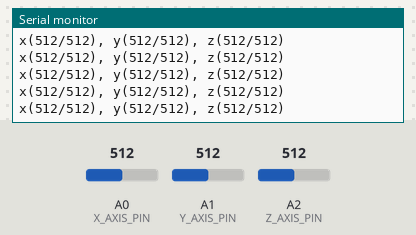
A sketch run on a simulated Arduino Uno, built with avr-gcc and run on an emulated ATmega328P. On the bench: the last lines printed to the serial monitor. The test bench sets the inputs (shaded band); at power-on: A0 (X_AXIS_PIN) = 512, A1 (Y_AXIS_PIN) = 512, A2 (Z_AXIS_PIN) = 512.

Above: at 1.2 s.
1.3 s: A0 (X_AXIS_PIN) set to 990
At 2.3 s:
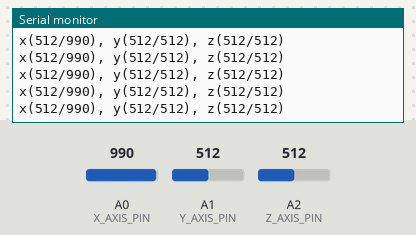
4.3 s: A0 (X_AXIS_PIN) set to 1017
At 5.4 s:
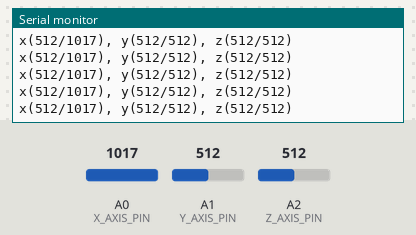
5.8 s: A1 (Y_AXIS_PIN) set to 107
At 6.6 s:
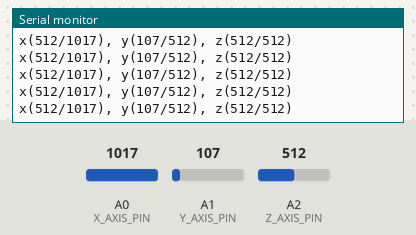
7.3 s: A1 (Y_AXIS_PIN) set to 93
At 8.4 s:
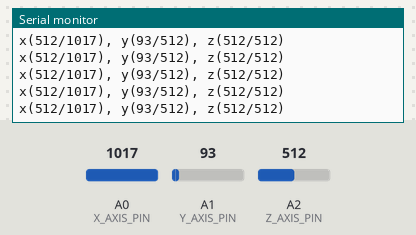
8.8 s: A2 (Z_AXIS_PIN) set to 108
At 9.5 s:
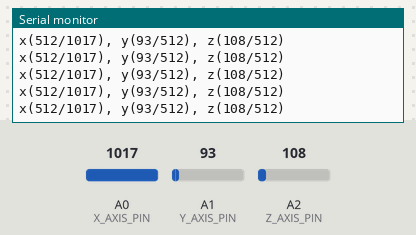
10.3 s: A2 (Z_AXIS_PIN) set to 90
At 11.4 s:
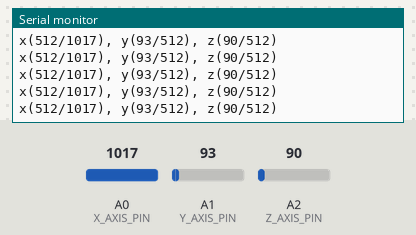
Timing chart, 0 to 13.3 s (numbered marks = the images above; inputs shaded):
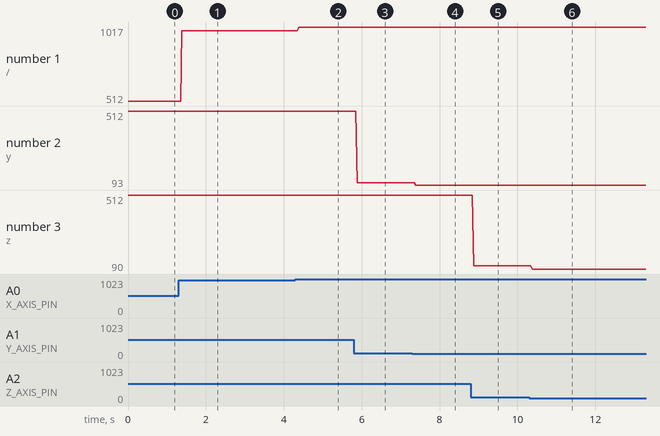

Measured:
- after the input at 1.3 s, the serial monitor: prints a new line after 0.09 s (image 1)
- after the input at 4.3 s, the serial monitor: prints a new line after 0.08 s (image 2)
- after the input at 5.8 s, the serial monitor: prints a new line after 0.08 s (image 3)
- after the input at 7.3 s, the serial monitor: prints a new line after 0.08 s (image 4)
- after the input at 8.8 s, the serial monitor: prints a new line after 0.08 s (image 5)
- after the input at 10.3 s, the serial monitor: prints a new line after 0.08 s (image 6)
- plotted number 1: 512 → 990 after the input at 1.3 s, 990 → 1017 after the input at 4.3 s
- plotted number 2: 512 → 107 after the input at 5.8 s, 107 → 93 after the input at 7.3 s

The sketch:

acc_min-max_caliberation.ino
```cpp
/*
calibertion of accelerometer to find min/max values
26/7/12

this is used to find the min and max of volatge values given by the accceloromter
along each of its axises this code assumes 3 axises X,Y,z.

PROCESS:
--------
1)with this code running, tilt the acceloromter in all intended orientations that need to be measured
2) see the results in the arduiono ide serial monitor
3) after some time the values will stop changing, these are the min/max values for each axis
4) these values can be used in a MAP routine to get the meaured tilt in degrees.

map(inMin,inMax,outMin,outMax,inNow){
/*
inMin, min value for the axis
inMax, max value for the asis
outMin, min value of tilt, 0 degree
outMax, max value for tile, 180 or 360 degree
/*

return ((inMax-inMin)/(outMax-outMin)*inNow);

}


this code and method was taken from some book on arduino found online!

*/
const unsigned int X_AXIS_PIN = 0;
const unsigned int Y_AXIS_PIN = 1;
const unsigned int Z_AXIS_PIN = 2;

const unsigned int BAUD_RATE = 9600;

int min_x, min_y, min_z;
int max_x, max_y, max_z;

void setup() {
  Serial.begin(BAUD_RATE);
  min_x = min_y = min_z = 1000;
  max_x = max_y = max_z = -1000;
}

void loop() {
  const int x = analogRead(X_AXIS_PIN);
  const int y = analogRead(Y_AXIS_PIN);
  const int z = analogRead(Z_AXIS_PIN);

  min_x = min(x, min_x); max_x = max(x, max_x);
  min_y = min(y, min_y); max_y = max(y, max_y);
  min_z = min(z, min_z); max_z = max(z, max_z);

  Serial.print("x(");
  Serial.print(min_x);
  Serial.print("/");
  Serial.print(max_x);
  Serial.print("), y(");
  Serial.print(min_y);
  Serial.print("/");
  Serial.print(max_y);
  Serial.print("), z(");
  Serial.print(min_z);
  Serial.print("/");
  Serial.print(max_z);
  Serial.println(")");
}
```
